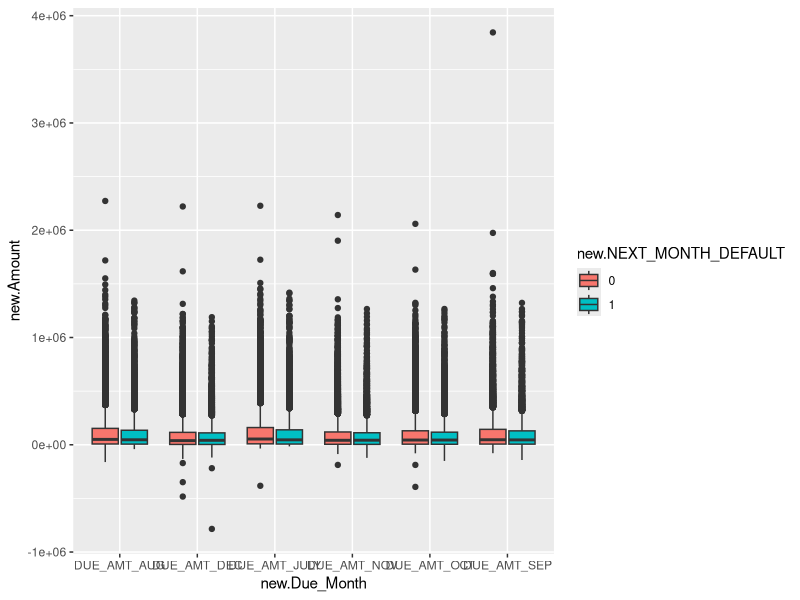
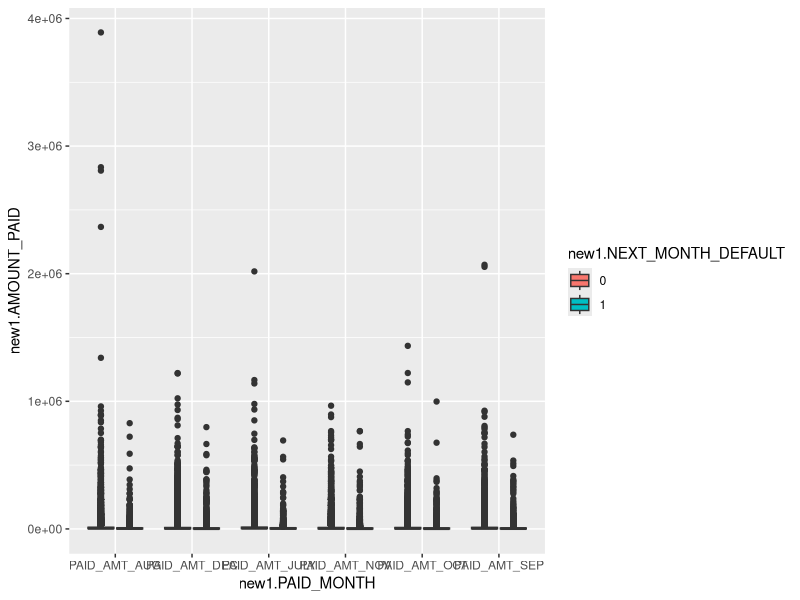
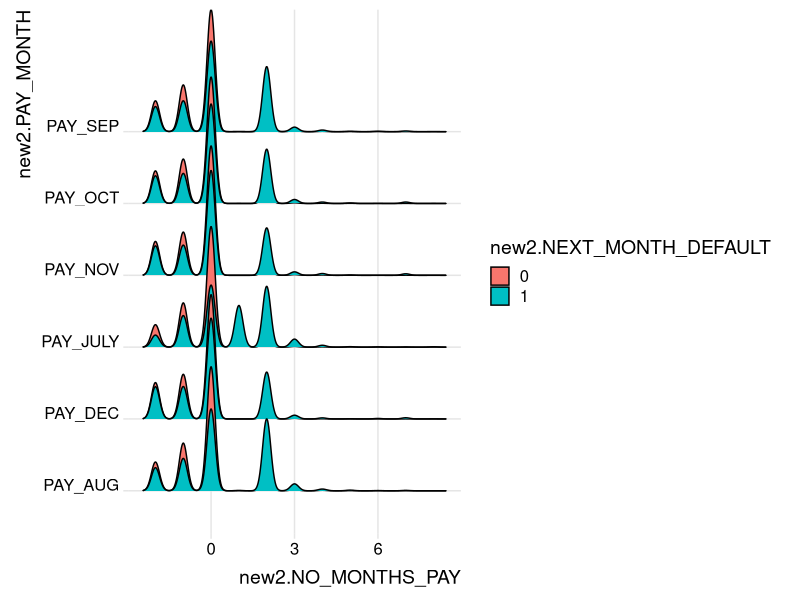
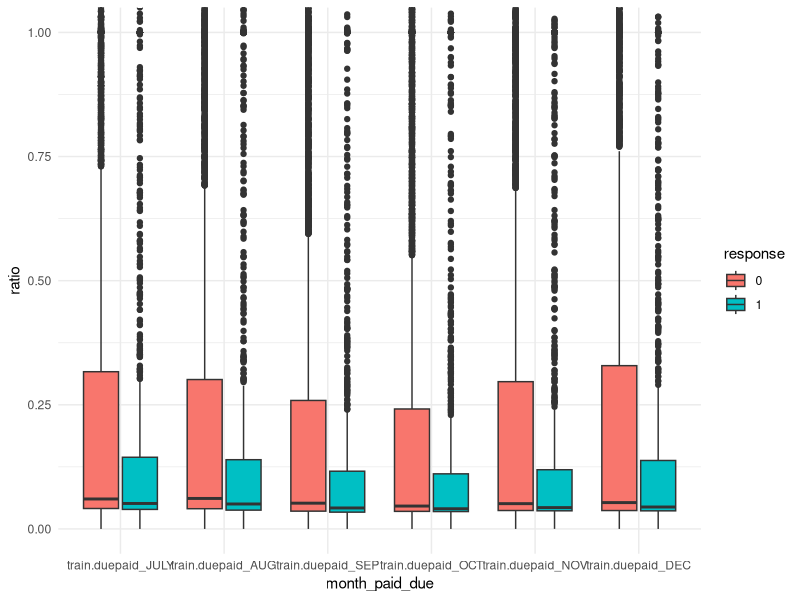

Recreate these plots in R, in order.
train <- read.csv(file = './credit_card_default_train.csv',header = TRUE)

dim(train)
train = na.omit(train)
dim(train)
names(train)

print(class(train$Balance_Limit_V1))
print(class(train$NEXT_MONTH_DEFAULT))

train$NEXT_MONTH_DEFAULT <- as.factor(train$NEXT_MONTH_DEFAULT)

summary(train)

group0 <- subset.data.frame(train,train$NEXT_MONTH_DEFAULT== 0)
group1 <- subset.data.frame(train,train$NEXT_MONTH_DEFAULT== 1)

library(ggplot2)
library(tidyverse)

new <- train %>% 
  gather(DUE_AMT_JULY , DUE_AMT_AUG , DUE_AMT_SEP , DUE_AMT_OCT , DUE_AMT_NOV , DUE_AMT_DEC , key = "Due_Month" , 
         value = "Amount")
new01 <- data.frame(new$Due_Month , new$Amount , new$NEXT_MONTH_DEFAULT)
ggplot(new01, aes(x=new.Due_Month, y=new.Amount, fill=new.NEXT_MONTH_DEFAULT)) + geom_boxplot()

new1 <- train %>%
  gather(PAID_AMT_JULY,PAID_AMT_AUG,PAID_AMT_SEP,PAID_AMT_OCT,PAID_AMT_NOV,PAID_AMT_DEC, key = "PAID_MONTH",value = "AMOUNT_PAID")

new02 <- data.frame(new1$NEXT_MONTH_DEFAULT , new1$PAID_MONTH , new1$AMOUNT_PAID)
ggplot(new02, aes(x = new1.PAID_MONTH , y = new1.AMOUNT_PAID , fill = new1.NEXT_MONTH_DEFAULT)) + 
  geom_boxplot()

#Analysis of due months 

new2 <- train %>%
  gather(PAY_JULY , PAY_AUG , PAY_SEP , PAY_OCT , PAY_NOV , PAY_DEC , key = "PAY_MONTH",value = "NO_MONTHS_PAY")
new03 <- data.frame(new2$NEXT_MONTH_DEFAULT,new2$PAY_MONTH,new2$NO_MONTHS_PAY)

library(ggridges)
library(ggplot2)
ggplot(new03, aes(x = new2.NO_MONTHS_PAY, y = new2.PAY_MONTH, fill = new2.NEXT_MONTH_DEFAULT)) +
  geom_density_ridges() +
  theme_ridges()

#Analysis of the percetage of credit limit vs due amount.
train <- subset.data.frame(train,train$DUE_AMT_JULY > 0&train$DUE_AMT_AUG > 0&
                             train$DUE_AMT_SEP > 0&train$DUE_AMT_OCT > 0&
                             train$DUE_AMT_NOV > 0&train$DUE_AMT_DEC > 0&
                             train$PAID_AMT_JULY> 0&train$PAID_AMT_AUG>0&
                             train$PAID_AMT_SEP> 0&train$PAID_AMT_OCT>0&
                             train$PAID_AMT_NOV> 0&train$PAID_AMT_DEC>0)
train$duepaid_JULY <- train$PAID_AMT_JULY/train$DUE_AMT_JULY
train$duepaid_AUG <-  train$PAID_AMT_AUG/train$DUE_AMT_AUG
train$duepaid_SEP <-  train$PAID_AMT_SEP/train$DUE_AMT_SEP
train$duepaid_OCT <-  train$PAID_AMT_OCT/train$DUE_AMT_OCT
train$duepaid_NOV <-  train$PAID_AMT_NOV/train$DUE_AMT_NOV
train$duepaid_DEC <-  train$PAID_AMT_DEC/train$DUE_AMT_DEC

train$duepaid_JULY[is.nan(train$duepaid_JULY)] <- 0
train$duepaid_AUG[is.nan(train$duepaid_AUG)] <- 0
train$duepaid_SEP[is.nan(train$duepaid_SEP)] <- 0
train$duepaid_OCT[is.nan(train$duepaid_OCT)] <- 0
train$duepaid_NOV[is.nan(train$duepaid_NOV)] <- 0
train$duepaid_DEC[is.nan(train$duepaid_DEC)] <- 0

new04 <- data.frame(train$duepaid_NOV,train$duepaid_OCT,
                    train$duepaid_SEP,train$duepaid_AUG,
                    train$duepaid_JULY,train$duepaid_DEC,
                    as.factor(train$NEXT_MONTH_DEFAULT))
new05 <- new04 %>%
  gather(train.duepaid_DEC,train.duepaid_NOV,
         train.duepaid_OCT,train.duepaid_SEP,
         train.duepaid_AUG,train.duepaid_JULY, key = "month_paid_due",value = "ratio")

new06 <- na.omit(new05)
new06$month_paid_due <- factor(new06$month_paid_due,
                               levels=c("train.duepaid_JULY","train.duepaid_AUG",
                                        "train.duepaid_SEP","train.duepaid_OCT",
                                        "train.duepaid_NOV","train.duepaid_DEC"))
colnames(new06)[1] <- "response"
ggplot(new06, aes(x = month_paid_due , y = ratio)) + 
  geom_boxplot(aes(fill=response))+
  coord_cartesian(ylim=c(0,1))+theme_minimal()

